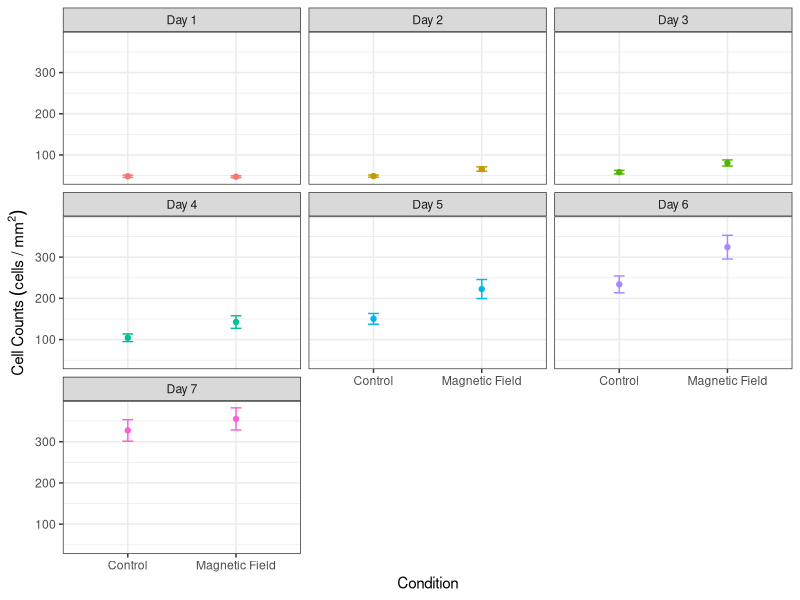
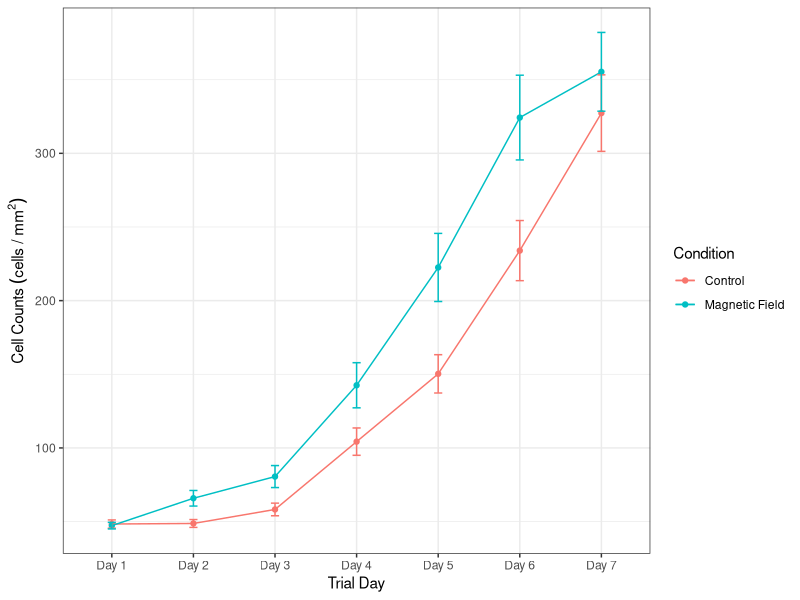
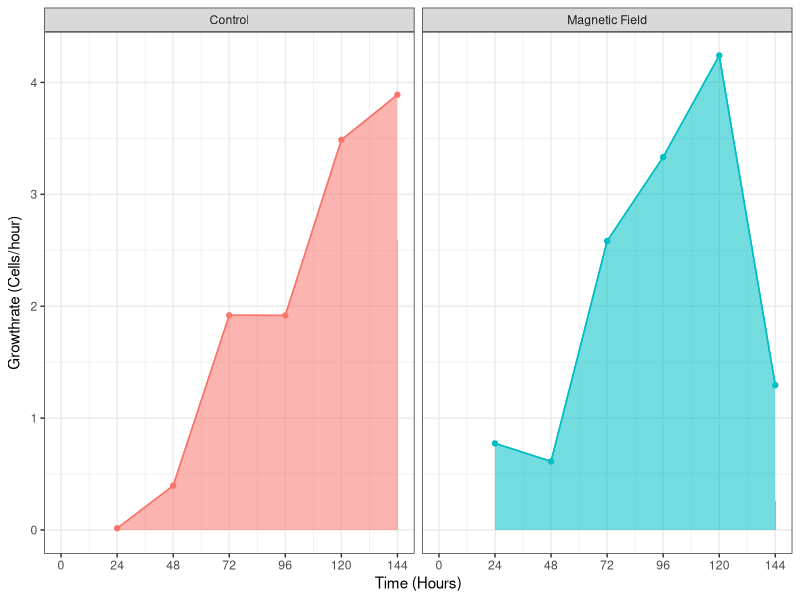
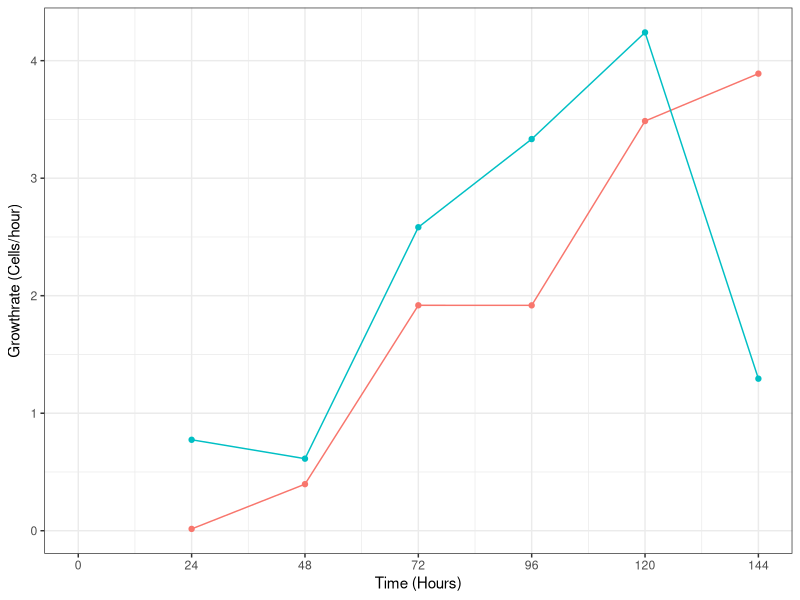
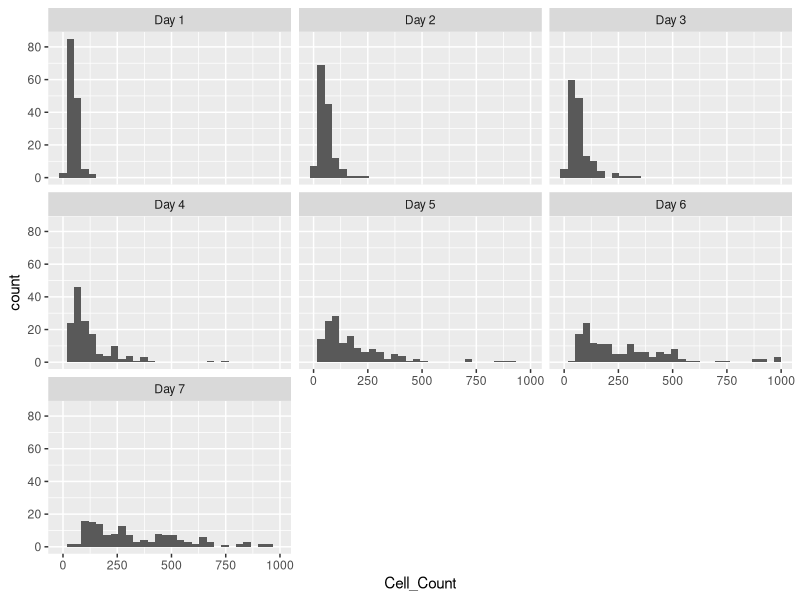

Reproduce these figures in R, in order. (Note: this script raises an error after producing the figures.)
## ---- chunk 1
# clear the environment
rm(list = ls())

# import the libraries that we will use
library(ggplot2)
library(dplyr)
library(here)
library(ggfortify)
library(readr)
## ---- chunk 2
counts <- read_csv(here("Data", "CMF_HT22_Cummulative_analysis.csv"))

# take a look at the structure of the data
glimpse(counts)

# recode the counts to be before and after exposure
counts$Condition <- recode(counts$Condition, "B-Field" = 'Magnetic Field')

counts <- counts %>%
  tidyr::drop_na()

## ---- chunk 3
# find the means of the cell counts and put them in a new table
mean_counts <- counts %>% 
  filter(!is.na(Date), !is.na(Trial_Day), !is.na(Cell_Count), Condition == "Control" | Condition == "Magnetic Field") %>%
    group_by(Condition,Trial_Day) %>% summarise(
      meancounts = mean(Cell_Count),
      secounts = sd(Cell_Count)/sqrt(sum(!is.na(Cell_Count)))
  
       )
## ---- chunk 4
# create scatterplot with error bars
ggplot(mean_counts, aes(Condition, meancounts, color = Trial_Day))+
     geom_point()+
     geom_line()+
     geom_errorbar(aes(ymin = meancounts - secounts,
                       ymax = meancounts + secounts), width = 0.1)+
    theme_bw()+
    facet_wrap(~Trial_Day)+
    theme(legend.position="none")+
    xlab("Condition")+
    ylab(expression(Cell~Counts~(cells~"/"~mm^2)))
         
## ---- chunk 5
library(scales)
# create scatter plot with error bars
ggplot(mean_counts, aes(Trial_Day, meancounts, color = Condition, group = Condition))+
     geom_point()+
     geom_line()+
     scale_color_manual(values=c('#F8766D','#00BFC4', "dodgerblue"))+
     geom_errorbar(aes(ymin = meancounts - secounts,
                       ymax = meancounts + secounts), width = 0.1)+
    theme_bw()+
    #theme(legend.position="none")+
    xlab("Trial Day")+
    ylab(expression(Cell~Counts~(cells~"/"~mm^2)))
## ---- chunk 6
# calculate the growth rates using a for loop and store the results of the data in   a new dataframe

#define the starting value of x (where we want the loop to start iterating through   our previous data set)
  x <- 1

# make an empty data frame
d <- data.frame()

# Write for loop to go through and create a new data set with the growth rates
  for(i in mean_counts$meancounts) {
    y = mean_counts$meancounts[x + 1]
    
    z = (y-mean_counts$meancounts[x])/24
    
    #print(z)
    
    x = x+1
    
    d = rbind(d, z)
  }

dput(d)
## ---- chunk 7
# add in the hours and slope variables to look at how the growth rate changes over time
mean_counts["Hours"] <-c(0,24,48,72,96, 120, 144, 0,24,48,72,96, 120, 144)
mean_counts["Slope"] <- c(NA, 0.015625, 0.396412037037037, 1.91840277777778, 
1.91782407407407, 3.48611111111111, 3.88946759259259, NA, 
0.774028784219002, 0.613309178743962, 2.58256944444444, 3.33275462962963, 
4.24016203703704, 1.29398148148148)

## ---- chunk 8
# create scatter plot that shows the slopes of each of the conditions
ggplot(mean_counts, aes(Hours, Slope, color = Condition, group = Condition))+
     geom_point()+
     geom_line()+
     scale_color_manual(values=c('#F8766D','#00BFC4'))+
     #geom_errorbar(aes(ymin = standardcounts - secounts,
                       #ymax = standardcounts + secounts), width = 0.1)+
    geom_area(aes(fill = Condition, alpha = 0.2))+
    
    theme_bw()+
    scale_x_continuous(breaks=seq(0,144,by=24))+
    theme(legend.position="none")+
    xlab("Time (Hours)")+
    ylab(expression("Growthrate (Cells/hour)")) +
  facet_grid(~Condition)
## ---- chunk 9
# create scatter plot that shows the slopes of each of the conditions
ggplot(mean_counts, aes(Hours, Slope, color = Condition, group = Condition))+
     geom_point()+
     geom_line()+
     scale_color_manual(values=c('#F8766D','#00BFC4'))+

    #geom_area(aes(fill = Condition, group = Condition), alpha = 0.2)+
    
    theme_bw()+
    scale_x_continuous(breaks=seq(0,144,by=24))+
    theme(legend.position="none")+
    xlab("Time (Hours)")+
    ylab(expression("Growthrate (Cells/hour)")) 
  
## ---- chunk 10
counts %>%
  ggplot(aes(x = Cell_Count))+
  geom_histogram()+
  facet_wrap(~Trial_Day)
## ---- chunk 11
model <- model <- aov(Cell_Count ~ Condition * Trial_Day, data = counts)

summary(model)
## ---- chunk 12
pwc <- counts %>%
  pairwise_t_test(
    Cell_Count ~ Trial_Day, paired = TRUE,
    p.adjust.method = "bonferroni"
    )
pwc
